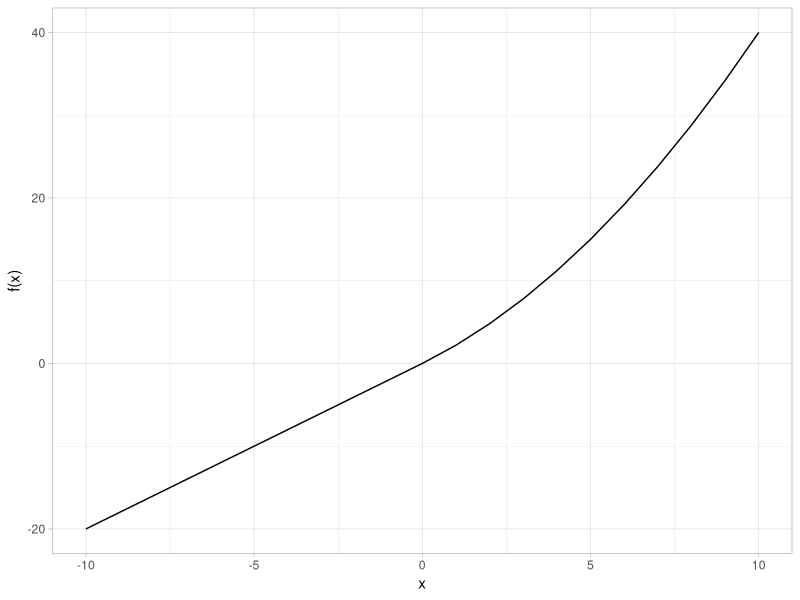

Generate this figure with R:
## ---- chunk 1
library(ggplot2)
f <- function(x) {
  y <- x
  y <- y * 2 
  y[y > 0] <- y[y > 0] + 0.05*y[y > 0]^2
  y
}

x <- -10:10

ggplot() + geom_line(aes(x=x, y=f(x))) + theme_light()
